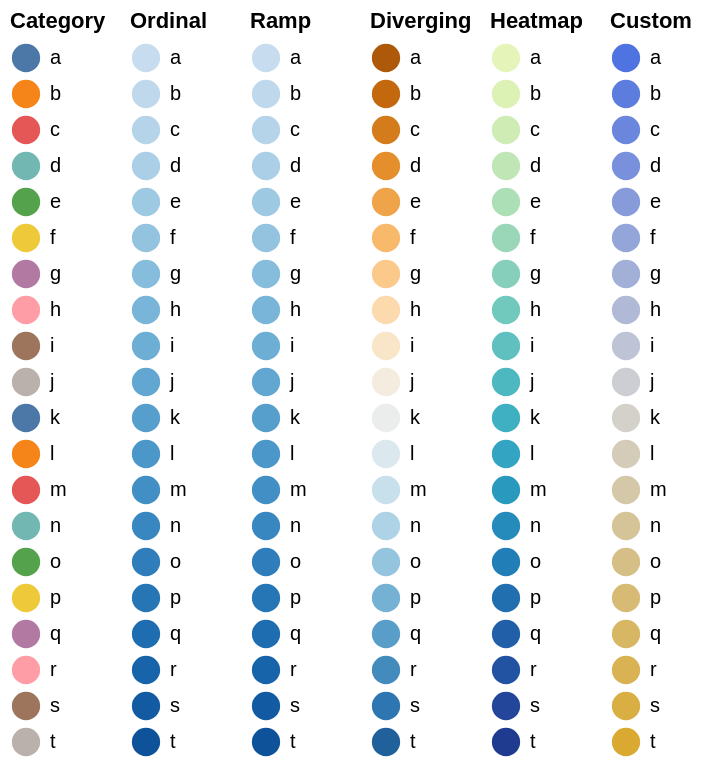

Vega-Lite specification stored for this chart:
### Vega specification from a JSON file in a GitHub repository (floating-point values rounded to 4 significant figures)
{"$schema": "https://vega.github.io/schema/vega/v5.json", "padding": 5, "config": {"legend": {"offset": 5, "symbolSize": 200}}, "signals": [{"name": "data", "value": ["a", "b", "c", "d", "e", "f", "g", "h", "i", "j", "k", "l", "m", "n", "o", "p", "q", "r", "s", "t"]}, {"name": "count", "value": 20, "bind": {"input": "range", "min": 0, "max": 20, "step": 1}}, {"name": "domain", "update": "slice(data, 0, count)"}], "scales": [{"name": "category", "type": "ordinal", "range": "category", "domain": {"signal": "domain"}}, {"name": "ordinal", "type": "ordinal", "range": "ordinal", "domain": {"signal": "domain"}}, {"name": "ramp", "type": "ordinal", "range": "ramp", "domain": {"signal": "domain"}}, {"name": "diverging", "type": "ordinal", "range": "diverging", "domain": {"signal": "domain"}}, {"name": "heatmap", "type": "ordinal", "range": "heatmap", "domain": {"signal": "domain"}}, {"name": "custom", "type": "ordinal", "range": {"scheme": ["royalblue", "lightgray", "goldenrod"]}, "domain": {"signal": "domain"}}], "legends": [{"orient": "none", "fill": "category", "title": "Category", "encode": {"legend": {"update": {"x": {"value": 0}, "y": {"value": 0}}}}}, {"orient": "none", "fill": "ordinal", "title": "Ordinal", "encode": {"legend": {"update": {"x": {"value": 60}, "y": {"value": 0}}}}}, {"orient": "none", "fill": "ramp", "title": "Ramp", "encode": {"legend": {"update": {"x": {"value": 120}, "y": {"value": 0}}}}}, {"orient": "none", "fill": "diverging", "title": "Diverging", "encode": {"legend": {"update": {"x": {"value": 180}, "y": {"value": 0}}}}}, {"orient": "none", "fill": "heatmap", "title": "Heatmap", "encode": {"legend": {"update": {"x": {"value": 240}, "y": {"value": 0}}}}}, {"orient": "none", "fill": "custom", "title": "Custom", "encode": {"legend": {"update": {"x": {"value": 300}, "y": {"value": 0}}}}}]}
